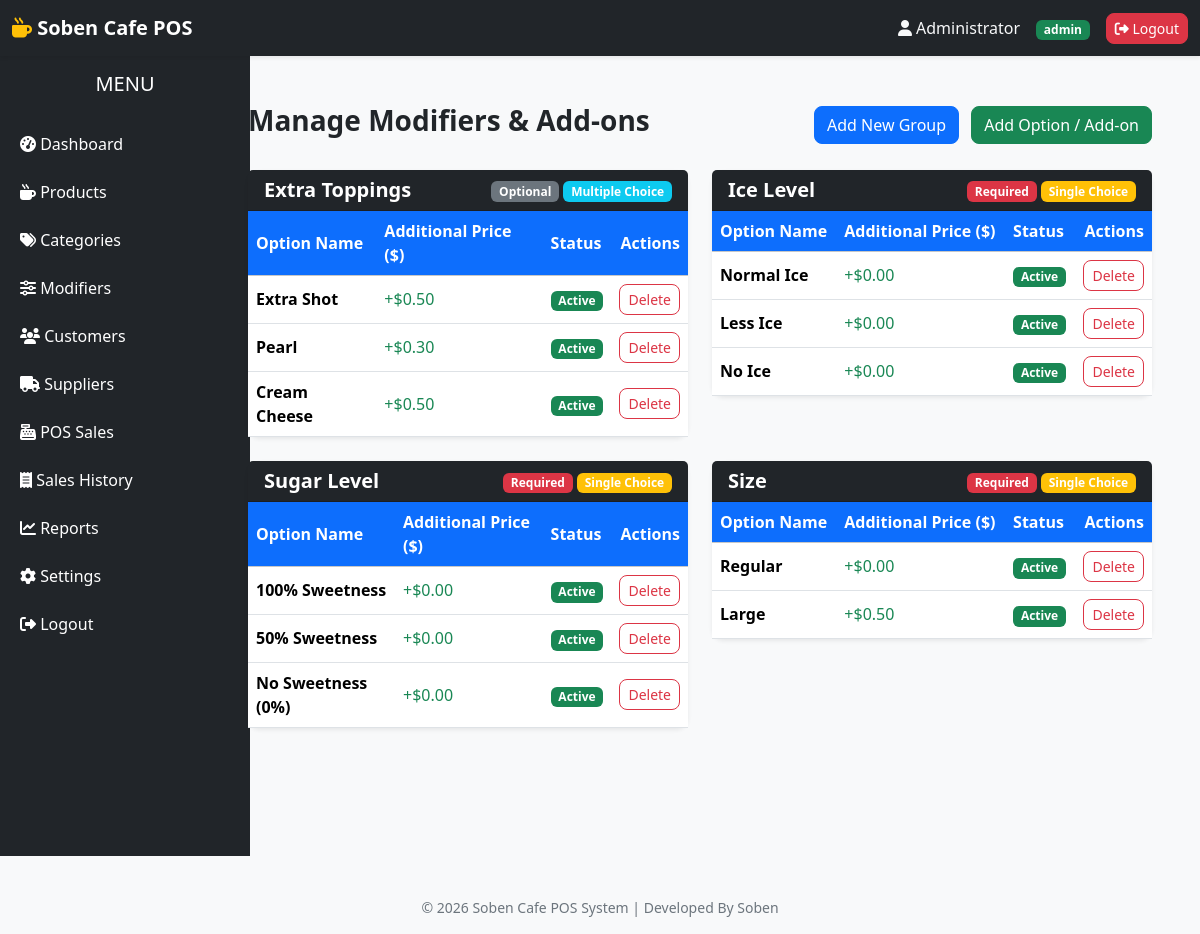
The page /main/modifiers.php (signed in) on the database its author committed.
### tables this page shows
CREATE TABLE IF NOT EXISTS `modifier_groups` (
  `id` INT AUTO_INCREMENT PRIMARY KEY,
  `name` VARCHAR(100) NOT NULL,
  `is_required` TINYINT(1) DEFAULT 0 COMMENT '1: ត្រូវតែជ្រើសរើស (Required), 0: មិនជ្រើសក៏បាន (Optional)',
  `is_multiple` TINYINT(1) DEFAULT 0 COMMENT '1: ជ្រើសរើសបានច្រើន (Checkbox), 0: ជ្រើសរើសបានតែមួយ (Radio)',
  `created_at` TIMESTAMP DEFAULT CURRENT_TIMESTAMP
);

CREATE TABLE IF NOT EXISTS `modifiers` (
  `id` INT AUTO_INCREMENT PRIMARY KEY,
  `group_id` INT NOT NULL,
  `name` VARCHAR(100) NOT NULL,
  `price` DECIMAL(10,2) NOT NULL DEFAULT 0.00,
  `status` ENUM('active', 'inactive') DEFAULT 'active',
  `created_at` TIMESTAMP DEFAULT CURRENT_TIMESTAMP,
  FOREIGN KEY (`group_id`) REFERENCES `modifier_groups`(`id`) ON DELETE CASCADE
);

### main/modifiers.php (the view, shortened to what this page needs)
<?php
require_once '../connect.php';
require_once '../includes/header.php';
require_once '../includes/navbar.php';
require_once '../includes/sidebar.php';
$stmtGroups = $db->query("SELECT * FROM modifier_groups ORDER BY id DESC");
$groups = $stmtGroups->fetchAll();
?>
<div class="content-wrapper p-4">
    <div class="d-flex justify-content-between align-items-center mb-4">
        <h3 class="fw-bold">Manage Modifiers & Add-ons</h3>
        <div>
            <button class="btn btn-primary me-2" data-bs-toggle="modal" data-bs-target="#addGroupModal">
                <i class="bi bi-folder-plus"></i> Add New Group
            </button>
            <button class="btn btn-success" data-bs-toggle="modal" data-bs-target="#addOptionModal">
                <i class="bi bi-plus-circle"></i> Add Option / Add-on
            </button>
        </div>
    </div>
    <div class="row">
        <?php foreach ($groups as $group): ?>
            <div class="col-md-6 mb-4">
                <div class="card shadow-sm border-0">
                    <div class="card-header bg-dark text-white d-flex justify-content-between align-items-center">
                        <h5 class="card-title mb-0 fw-bold"><?= htmlspecialchars($group['name']) ?></h5>
                        <div>
                            <span class="badge bg-<?= $group['is_required'] ? 'danger' : 'secondary' ?>">
                                <?= $group['is_required'] ? 'Required' : 'Optional' ?>
                            </span>
                            <span class="badge bg-<?= $group['is_multiple'] ? 'info' : 'warning' ?>">
                                <?= $group['is_multiple'] ? 'Multiple Choice' : 'Single Choice' ?>
                            </span>
                        </div>
                    </div>
                    <div class="card-body p-0">
                        <table class="table table-hover mb-0 align-middle">
                            <thead class="table-light">
                                <tr>
                                    <th>Option Name</th>
                                    <th>Additional Price ($)</th>
                                    <th>Status</th>
                                    <th class="text-end">Actions</th>
                                </tr>
                            </thead>
                            <tbody>
                                <?php
                                $stmtOpt = $db->prepare("SELECT * FROM modifiers WHERE group_id = ? ORDER BY id ASC");
                                $stmtOpt->execute([$group['id']]);
                                $options = $stmtOpt->fetchAll();
                                if (count($options) > 0):
                                    foreach ($options as $opt):
                                ?>
                                        <tr>
                                            <td class="fw-bold"><?= htmlspecialchars($opt['name']) ?></td>
                                            <td class="text-success">+$<?= number_format($opt['price'], 2) ?></td>
                                            <td>
                                                <?php $status = $opt['status'] ?? 'active'; ?>
                                                <span class="badge bg-<?= $status === 'active' ? 'success' : 'danger' ?>">
                                                    <?= ucfirst($status) ?>
                                                </span>
                                            </td>
                                            <td class="text-end">
                                                <a href="modifier-delete.php?id=<?= $opt['id'] ?>" class="btn btn-sm btn-outline-danger" onclick="return confirm('Are you sure you want to delete this option?');">
                                                    <i class="bi bi-trash"></i> Delete
                                                </a>
                                            </td>
                                        </tr>
                                    <?php endforeach; else: ?>
                                    <tr>
                                        <td colspan="4" class="text-center text-muted py-3">No options found in this group yet.</td>
                                    </tr>
                                <?php endif; ?>
                            </tbody>
                        </table>
                    </div>
                </div>
            </div>
        <?php endforeach; ?>
    </div>
</div>
<?php require_once '../includes/footer.php'; ?>

### assets/css/style.css (style rules this page uses)
body { font-family:'Segoe UI',sans-serif; background:#f8f9fa; }
a { text-decoration:none; }
.card { border:none; border-radius:12px; }
.card-header { font-weight:600; }
.btn { border-radius:8px; }
.table { background:#fff; }
.table th { vertical-align:middle; }
.table td { vertical-align:middle; }

### assets/css/dashboard.css (style rules this page uses)
.card-header { font-weight:600; }
.table th { background:#0d6efd; color:#fff; }

### rows shown on the page
modifier_groups: name "Extra Toppings", is_required "Optional", is_multiple "Multiple Choice"
modifiers: name "Extra Shot", price "0.50", status "Active"
modifiers: name "Pearl", price "0.30", status "Active"
modifiers: name "Cream Cheese", price "0.50", status "Active"
modifier_groups: name "Ice Level", is_required "Required", is_multiple "Single Choice"
modifiers: name "Normal Ice", price "0.00", status "Active"
modifiers: name "Less Ice", price "0.00", status "Active"
modifiers: name "No Ice", price "0.00", status "Active"
modifier_groups: name "Sugar Level", is_required "Required", is_multiple "Single Choice"
modifiers: name "100% Sweetness", price "0.00", status "Active"
modifiers: name "50% Sweetness", price "0.00", status "Active"
modifiers: name "No Sweetness (0%)", price "0.00", status "Active"
modifier_groups: name "Size", is_required "Required", is_multiple "Single Choice"
modifiers: name "Regular", price "0.00", status "Active"
modifiers: name "Large", price "0.50", status "Active"

### other values the page prints
$full_name "Administrator"
$role "admin"
